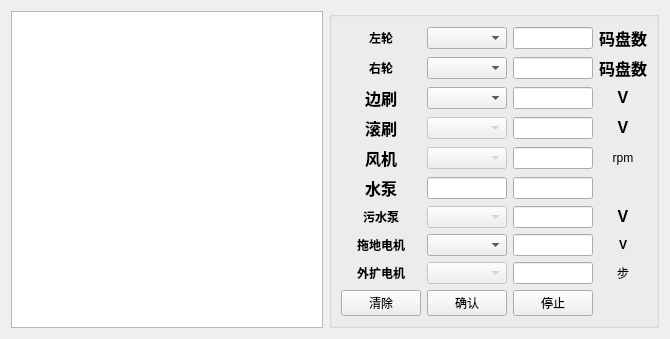
       <widget class="QWidget" name="tab">
        <attribute name="title">
         <string>电机参数</string>
        </attribute>
        <layout class="QHBoxLayout" name="horizontalLayout_4" stretch="1,1">
         <item>
          <widget class="QTableView" name="tableView_motor">
           <property name="styleSheet">
            <string notr="true">font: 75 12pt &quot;微软雅黑&quot;;</string>
           </property>
          </widget>
         </item>
         <item>
          <widget class="QGroupBox" name="motorgroupBox">
           <property name="enabled">
            <bool>true</bool>
           </property>
           <property name="title">
            <string/>
           </property>
           <layout class="QGridLayout" name="gridLayout_17">
            <item row="4" column="2">
             <widget class="QComboBox" name="comboBox_6">
              <property name="enabled">
               <bool>false</bool>
              </property>
             </widget>
            </item>
            <item row="6" column="0">
             <widget class="QLabel" name="label_dirty_water">
              <property name="text">
               <string>&lt;html&gt;&lt;head/&gt;&lt;body&gt;&lt;p align=&quot;center&quot;&gt;&lt;span style=&quot; font-weight:600;&quot;&gt;污水泵&lt;/span&gt;&lt;/p&gt;&lt;/body&gt;&lt;/html&gt;</string>
              </property>
             </widget>
            </item>
            <item row="7" column="3">
             <widget class="QLineEdit" name="lineEdit_mop_speed"/>
            </item>
            <item row="7" column="4">
             <widget class="QLabel" name="label_36">
              <property name="text">
               <string>&lt;html&gt;&lt;head/&gt;&lt;body&gt;&lt;p align=&quot;center&quot;&gt;&lt;span style=&quot; font-weight:600;&quot;&gt;V&lt;/span&gt;&lt;/p&gt;&lt;/body&gt;&lt;/html&gt;</string>
              </property>
             </widget>
            </item>
            <item row="3" column="0">
             <widget class="QLabel" name="label_38">
              <property name="text">
               <string>&lt;html&gt;&lt;head/&gt;&lt;body&gt;&lt;p align=&quot;center&quot;&gt;&lt;span style=&quot; font-size:12pt; font-weight:600;&quot;&gt;滚刷&lt;/span&gt;&lt;/p&gt;&lt;/body&gt;&lt;/html&gt;</string>
              </property>
             </widget>
            </item>
            <item row="4" column="3">
             <widget class="QLineEdit" name="lineEdit_fan_speed"/>
            </item>
            <item row="2" column="4">
             <widget class="QLabel" name="label_40">
              <property name="text">
               <string>&lt;html&gt;&lt;head/&gt;&lt;body&gt;&lt;p align=&quot;center&quot;&gt;&lt;span style=&quot; font-size:12pt; font-weight:600;&quot;&gt;V&lt;/span&gt;&lt;/p&gt;&lt;/body&gt;&lt;/html&gt;</string>
              </property>
             </widget>
            </item>
            <item row="5" column="3">
             <widget class="QLineEdit" name="lineEdit_8"/>
            </item>
            <item row="1" column="0">
             <widget class="QLabel" name="label_34">
              <property name="text">
               <string>&lt;html&gt;&lt;head/&gt;&lt;body&gt;&lt;p align=&quot;center&quot;&gt;&lt;span style=&quot; font-weight:600;&quot;&gt;右轮&lt;/span&gt;&lt;/p&gt;&lt;/body&gt;&lt;/html&gt;</string>
              </property>
             </widget>
            </item>
            <item row="0" column="2">
             <widget class="QComboBox" name="comboBox_1">
              <property name="enabled">
               <bool>true</bool>
              </property>
              <property name="styleSheet">
               <string notr="true"/>
              </property>
             </widget>
            </item>
            <item row="0" column="4">
             <widget class="QLabel" name="label_27">
              <property name="text">
               <string>&lt;html&gt;&lt;head/&gt;&lt;body&gt;&lt;p align=&quot;center&quot;&gt;&lt;span style=&quot; font-size:12pt; font-weight:600;&quot;&gt;码盘数&lt;/span&gt;&lt;/p&gt;&lt;/body&gt;&lt;/html&gt;</string>
              </property>
             </widget>
            </item>
            <item row="7" column="0">
             <widget class="QLabel" name="label_mop_type">
              <property name="text">
               <string>&lt;html&gt;&lt;head/&gt;&lt;body&gt;&lt;p align=&quot;center&quot;&gt;&lt;span style=&quot; font-weight:600;&quot;&gt;拖地电机&lt;/span&gt;&lt;/p&gt;&lt;/body&gt;&lt;/html&gt;</string>
              </property>
             </widget>
            </item>
            <item row="1" column="2">
             <widget class="QComboBox" name="comboBox_2"/>
            </item>
            <item row="7" column="2">
             <widget class="QComboBox" name="comboBox_mop_dir"/>
            </item>
            <item row="0" column="0">
             <widget class="QLabel" name="label_37">
              <property name="text">
               <string>&lt;html&gt;&lt;head/&gt;&lt;body&gt;&lt;p align=&quot;center&quot;&gt;&lt;span style=&quot; font-weight:600;&quot;&gt;左轮&lt;/span&gt;&lt;/p&gt;&lt;/body&gt;&lt;/html&gt;</string>
              </property>
             </widget>
            </item>
            <item row="4" column="4">
             <widget class="QLabel" name="label_51">
              <property name="text">
               <string>&lt;html&gt;&lt;head/&gt;&lt;body&gt;&lt;p align=&quot;center&quot;&gt;rpm&lt;/p&gt;&lt;/body&gt;&lt;/html&gt;</string>
              </property>
             </widget>
            </item>
            <item row="5" column="2">
             <widget class="QLineEdit" name="lineEdit_7"/>
            </item>
            <item row="10" column="2">
             <widget class="QPushButton" name="pushButton_assign">
              <property name="text">
               <string>确认</string>
              </property>
             </widget>
            </item>
            <item row="3" column="4">
             <widget class="QLabel" name="label_41">
              <property name="text">
               <string>&lt;html&gt;&lt;head/&gt;&lt;body&gt;&lt;p align=&quot;center&quot;&gt;&lt;span style=&quot; font-size:12pt; font-weight:600;&quot;&gt;V&lt;/span&gt;&lt;/p&gt;&lt;/body&gt;&lt;/html&gt;</string>
              </property>
             </widget>
            </item>
            <item row="6" column="2">
             <widget class="QComboBox" name="comboBox_dirty_water_dir">
              <property name="enabled">
               <bool>false</bool>
              </property>
             </widget>
            </item>
            <item row="6" column="3">
             <widget class="QLineEdit" name="dirty_water_beng_value"/>
            </item>
            <item row="5" column="0">
             <widget class="QLabel" name="label_35">
              <property name="text">
               <string>&lt;html&gt;&lt;head/&gt;&lt;body&gt;&lt;p align=&quot;center&quot;&gt;&lt;span style=&quot; font-size:12pt; font-weight:600;&quot;&gt;水泵&lt;/span&gt;&lt;/p&gt;&lt;/body&gt;&lt;/html&gt;</string>
              </property>
             </widget>
            </item>
            <item row="1" column="4">
             <widget class="QLabel" name="label_39">
              <property name="text">
               <string>&lt;html&gt;&lt;head/&gt;&lt;body&gt;&lt;p align=&quot;center&quot;&gt;&lt;span style=&quot; font-size:12pt; font-weight:600;&quot;&gt;码盘数&lt;/span&gt;&lt;/p&gt;&lt;/body&gt;&lt;/html&gt;</string>
              </property>
             </widget>
            </item>
            <item row="2" column="0">
             <widget class="QLabel" name="label_48">
              <property name="text">
               <string>&lt;html&gt;&lt;head/&gt;&lt;body&gt;&lt;p align=&quot;center&quot;&gt;&lt;span style=&quot; font-size:12pt; font-weight:600;&quot;&gt;边刷&lt;/span&gt;&lt;/p&gt;&lt;/body&gt;&lt;/html&gt;</string>
              </property>
             </widget>
            </item>
            <item row="10" column="0">
             <widget class="QPushButton" name="pushButton_clear_data">
              <property name="text">
               <string>清除</string>
              </property>
             </widget>
            </item>
            <item row="0" column="3">
             <widget class="QLineEdit" name="lineEdit_1"/>
            </item>
            <item row="6" column="4">
             <widget class="QLabel" name="label_dirty_water_unit">
              <property name="text">
               <string>&lt;html&gt;&lt;head/&gt;&lt;body&gt;&lt;p align=&quot;center&quot;&gt;&lt;span style=&quot; font-size:12pt; font-weight:600;&quot;&gt;V&lt;/span&gt;&lt;/p&gt;&lt;/body&gt;&lt;/html&gt;</string>
              </property>
             </widget>
            </item>
            <item row="2" column="3">
             <widget class="QLineEdit" name="lineEdit_3"/>
            </item>
            <item row="9" column="2">
             <widget class="QComboBox" name="comboBox_mop_out">
              <property name="enabled">
               <bool>false</bool>
              </property>
              <property name="sizePolicy">
               <sizepolicy hsizetype="Expanding" vsizetype="Fixed">
                <horstretch>0</horstretch>
                <verstretch>0</verstretch>
               </sizepolicy>
              </property>
              <property name="minimumSize">
               <size>
                <width>0</width>
                <height>0</height>
               </size>
              </property>
             </widget>
            </item>
            <item row="9" column="3">
             <widget class="QLineEdit" name="lineEdit_mop_out_value">
              <property name="sizePolicy">
               <sizepolicy hsizetype="Expanding" vsizetype="Fixed">
                <horstretch>0</horstretch>
                <verstretch>0</verstretch>
               </sizepolicy>
              </property>
             </widget>
            </item>
            <item row="9" column="0">
             <widget class="QLabel" name="label_mopout">
              <property name="text">
               <string>&lt;html&gt;&lt;head/&gt;&lt;body&gt;&lt;p align=&quot;center&quot;&gt;&lt;span style=&quot; font-weight:600;&quot;&gt;外扩电机&lt;/span&gt;&lt;/p&gt;&lt;/body&gt;&lt;/html&gt;</string>
              </property>
             </widget>
            </item>
            <item row="9" column="4">
             <widget class="QLabel" name="label_mopout_unit">
              <property name="text">
               <string>&lt;html&gt;&lt;head/&gt;&lt;body&gt;&lt;p align=&quot;center&quot;&gt;步&lt;/p&gt;&lt;/body&gt;&lt;/html&gt;</string>
              </property>
             </widget>
            </item>
            <item row="2" column="2">
             <widget class="QComboBox" name="comboBox_side_dir">
              <property name="enabled">
               <bool>true</bool>
              </property>
             </widget>
            </item>
            <item row="3" column="3">
             <widget class="QLineEdit" name="lineEdit_5"/>
            </item>
            <item row="3" column="2">
             <widget class="QComboBox" name="comboBox_roll_dir">
              <property name="enabled">
               <bool>false</bool>
              </property>
             </widget>
            </item>
            <item row="4" column="0">
             <widget class="QLabel" name="label_33">
              <property name="text">
               <string>&lt;html&gt;&lt;head/&gt;&lt;body&gt;&lt;p align=&quot;center&quot;&gt;&lt;span style=&quot; font-size:12pt; font-weight:600;&quot;&gt;风机&lt;/span&gt;&lt;/p&gt;&lt;/body&gt;&lt;/html&gt;</string>
              </property>
             </widget>
            </item>
            <item row="10" column="3">
             <widget class="QPushButton" name="pushButton_4">
              <property name="text">
               <string>停止</string>
              </property>
             </widget>
            </item>
            <item row="1" column="3">
             <widget class="QLineEdit" name="lineEdit_2"/>
            </item>
           </layout>
          </widget>
         </item>
        </layout>
        <zorder>motorgroupBox</zorder>
        <zorder>tableView_motor</zorder>
       </widget>
